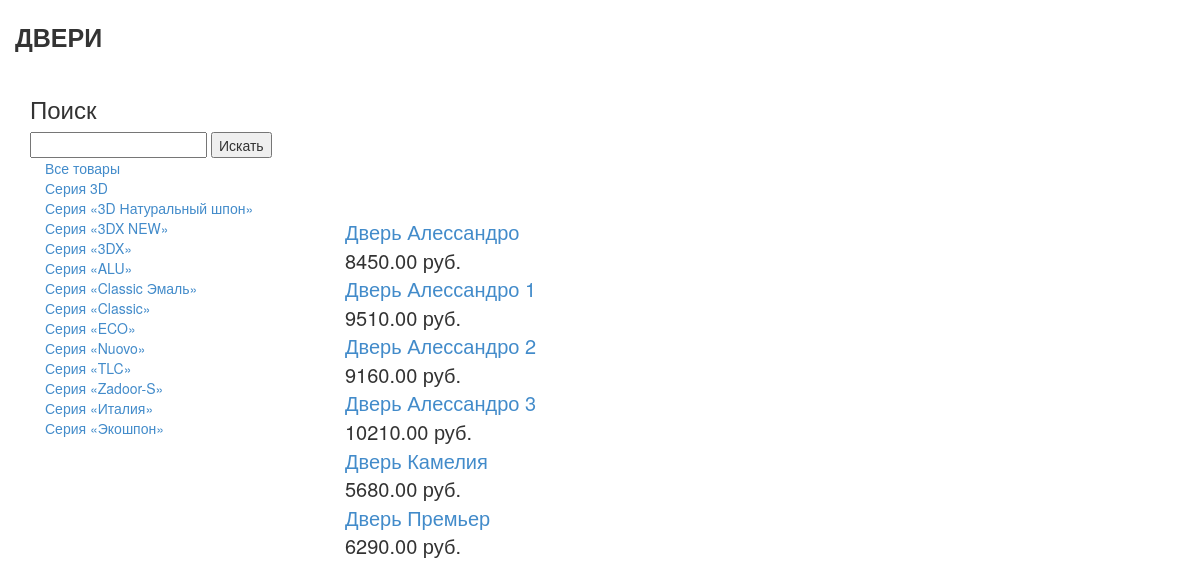
The page /seriya-classic/ on the database its author committed.
### polls/models.py (models this page shows, shortened)
class Category(models.Model):
    name = models.CharField(max_length=200, null=True, db_index=True)
    slug = models.SlugField(max_length=200, null=True, db_index=True, unique=True)
    class Meta:
        ordering = ['name']
        verbose_name = 'Категория'
        verbose_name_plural = 'Категории'
    def get_absolute_url(self):
        return reverse('polls:ProductListByCategory', args=[self.slug])

class Product(models.Model):
    category = models.ForeignKey(Category, related_name='products', null=True, verbose_name="Категория")
    name = models.CharField(max_length=200, null=True, db_index=True, verbose_name="Название")
    slug = models.SlugField(max_length=200, null=True, db_index=True)
    description = models.TextField(blank=True, null=True, verbose_name="Описание")
    price = models.DecimalField(max_digits=10, null=True, decimal_places=2, verbose_name="Цена")
    color = models.TextField(blank=True, null=True, verbose_name="Цвета")
    created = models.DateTimeField(null=True, auto_now_add=True)
    updated = models.DateTimeField(null=True, auto_now=True)
    class Meta:
        ordering = ['name']
        index_together = [
            ['id', 'slug']
        ]
    def get_absolute_url(self):
          return reverse('polls:ProductDetail', args=[self.id, self.slug])

### polls/views.py (the view)
# urls.py: url(r'^(?P<category_slug>[-\w]+)/$', views.ProductList, name='ProductListByCategory'),
def ProductList(request, category_slug=None):
    category = None
    categories = Category.objects.all()
    products = Product.objects.filter()
    if category_slug:
        category = get_object_or_404(Category, slug=category_slug)
        products = products.filter(category=category)
    return render(request, 'polls/product/list.html', {
        'category': category,
        'categories': categories,
        'products': products
    })

### polls/templates/polls/product/list.html (shortened to what this page needs)
{% extends "polls/base.html" %}
{% load static %}
{% block content %}
<h3> Поиск </h3>
<form action="/search" method="GET">
  <input type="text" id="search" name="search" />
  <button>Искать</button>
</form>
<div id="sidebar" class="col-sm-3">
<a href="/">Все товары</a>
<br>
{% for cat in categories %}
  <a href="{{cat.get_absolute_url}}">{{ cat.name }}</a>
  <br>
{% endfor %}
</div>
<div id="main" class="product_list col-sm-9">
  {% for product in products %}
  <div class="product-detail">
    <div class="col-sm-8">
    <a href="{{ product.get_absolute_url }}"
          </a>
      <a href="{{ product.get_absolute_url }}">{{ product.name }}</a><br>
          {{ product.price }} руб.
    </div>
  </div>
  {% endfor %}
</div>
{% endblock %}

### polls/static/css/style.css (style rules this page uses)
.product-detail { font-weight: 400; font-size: 20px; margin-top: 60px; }

### rows shown on the page
Category: name "Серия 3D"
Category: name "Серия «3D Натуральный шпон»"
Category: name "Серия «3DX NEW»"
Category: name "Серия «3DX»"
Category: name "Серия «ALU»"
Category: name "Серия «Classic Эмаль»"
Category: name "Серия «Classic»"
Category: name "Серия «ECO»"
Category: name "Серия «Nuovo»"
Category: name "Серия «TLC»"
Category: name "Серия «Zadoor-S»"
Category: name "Серия «Италия»"
Category: name "Серия «Экошпон»"
Product: name "Дверь Алессандро", price "8450.00"
Product: name "Дверь Алессандро 1", price "9510.00"
Product: name "Дверь Алессандро 2", price "9160.00"
Product: name "Дверь Алессандро 3", price "10210.00"
Product: name "Дверь Камелия", price "5680.00"
Product: name "Дверь Премьер", price "6290.00"
